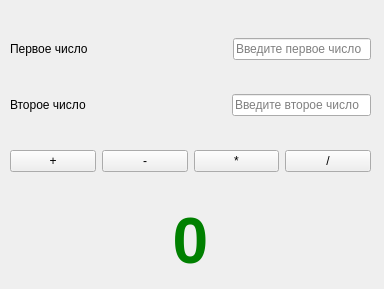
<?xml version="1.0" encoding="UTF-8"?>
<ui version="4.0">
 <class>MainWindow</class>
 <widget class="QMainWindow" name="MainWindow">
  <property name="geometry">
   <rect>
    <x>0</x>
    <y>0</y>
    <width>384</width>
    <height>289</height>
   </rect>
  </property>
  <property name="maximumSize">
   <size>
    <width>384</width>
    <height>289</height>
   </size>
  </property>
  <property name="windowTitle">
   <string>MainWindow</string>
  </property>
  <widget class="QWidget" name="centralwidget">
   <widget class="QLabel" name="label_3">
    <property name="geometry">
     <rect>
      <x>10</x>
      <y>200</y>
      <width>361</width>
      <height>81</height>
     </rect>
    </property>
    <property name="font">
     <font>
      <pointsize>48</pointsize>
      <weight>75</weight>
      <bold>true</bold>
     </font>
    </property>
    <property name="styleSheet">
     <string notr="true">QLabel {
    color: green;
    font-weight: bold;
}</string>
    </property>
    <property name="text">
     <string>0</string>
    </property>
    <property name="textFormat">
     <enum>Qt::AutoText</enum>
    </property>
    <property name="alignment">
     <set>Qt::AlignCenter</set>
    </property>
   </widget>
   <widget class="QWidget" name="">
    <property name="geometry">
     <rect>
      <x>10</x>
      <y>10</y>
      <width>361</width>
      <height>191</height>
     </rect>
    </property>
    <layout class="QVBoxLayout" name="verticalLayout">
     <item>
      <layout class="QHBoxLayout" name="horizontalLayout_3">
       <item>
        <widget class="QLabel" name="label">
         <property name="text">
          <string>Первое число</string>
         </property>
        </widget>
       </item>
       <item>
        <spacer name="horizontalSpacer">
         <property name="orientation">
          <enum>Qt::Horizontal</enum>
         </property>
         <property name="sizeHint" stdset="0">
          <size>
           <width>40</width>
           <height>20</height>
          </size>
         </property>
        </spacer>
       </item>
       <item>
        <widget class="QLineEdit" name="lineEdit">
         <property name="placeholderText">
          <string>Введите первое число</string>
         </property>
        </widget>
       </item>
      </layout>
     </item>
     <item>
      <layout class="QHBoxLayout" name="horizontalLayout_2">
       <item>
        <widget class="QLabel" name="label_2">
         <property name="text">
          <string>Второе число</string>
         </property>
        </widget>
       </item>
       <item>
        <spacer name="horizontalSpacer_2">
         <property name="orientation">
          <enum>Qt::Horizontal</enum>
         </property>
         <property name="sizeHint" stdset="0">
          <size>
           <width>40</width>
           <height>20</height>
          </size>
         </property>
        </spacer>
       </item>
       <item>
        <widget class="QLineEdit" name="lineEdit_2">
         <property name="placeholderText">
          <string>Введите второе число</string>
         </property>
        </widget>
       </item>
      </layout>
     </item>
     <item>
      <layout class="QHBoxLayout" name="horizontalLayout">
       <item>
        <widget class="QPushButton" name="pushButton">
         <property name="text">
          <string>+</string>
         </property>
        </widget>
       </item>
       <item>
        <widget class="QPushButton" name="pushButton_3">
         <property name="text">
          <string>-</string>
         </property>
        </widget>
       </item>
       <item>
        <widget class="QPushButton" name="pushButton_2">
         <property name="text">
          <string>*</string>
         </property>
        </widget>
       </item>
       <item>
        <widget class="QPushButton" name="pushButton_4">
         <property name="text">
          <string>/</string>
         </property>
        </widget>
       </item>
      </layout>
     </item>
    </layout>
   </widget>
  </widget>
 </widget>
 <resources/>
 <connections/>
</ui>
